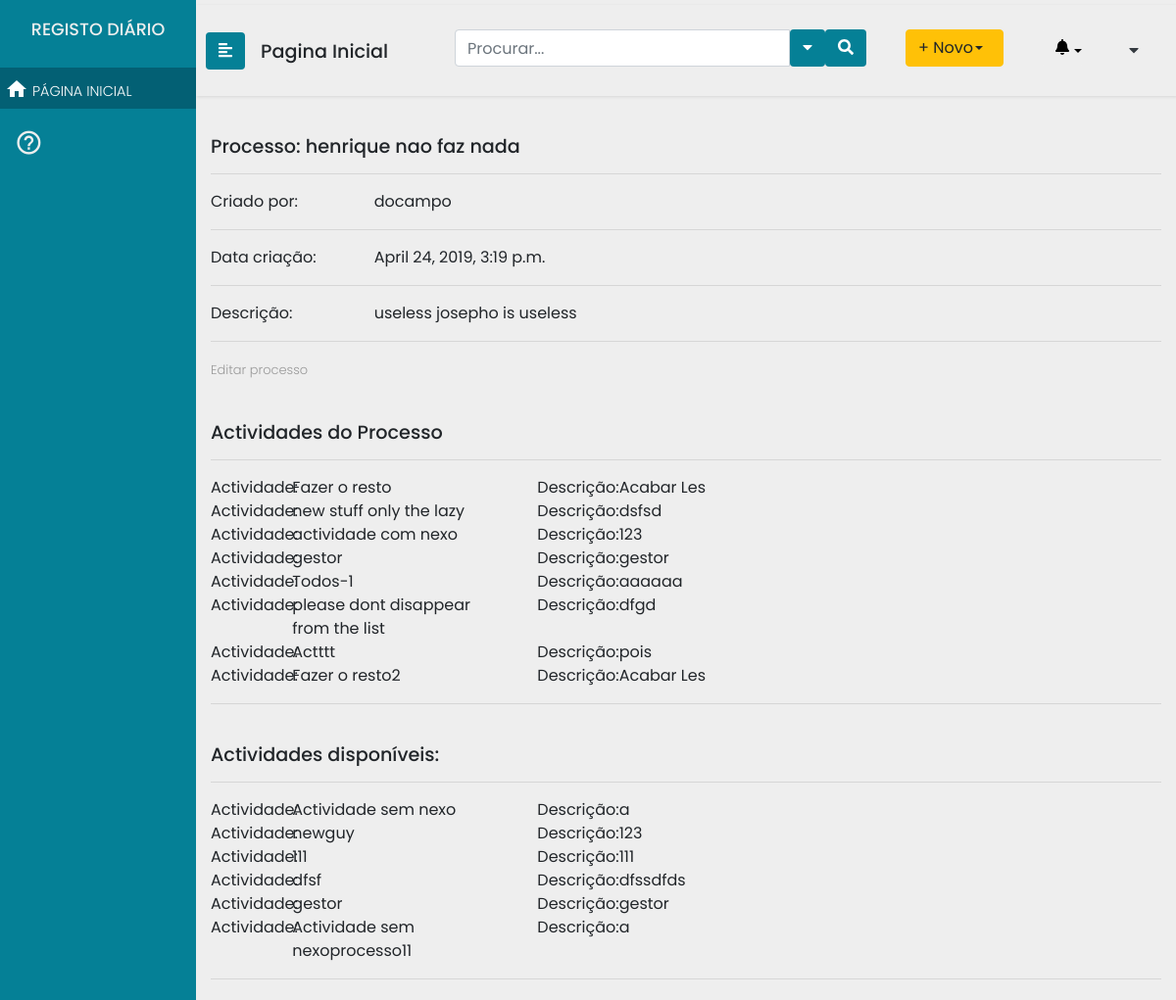
Page /processos/ProcessDetail/2 on the committed database.
### processes/models.py (models this page shows, shortened)
class Process(models.Model):
    process_name = models.CharField(max_length=200)
    user = models.ForeignKey(User, null=True, on_delete=models.SET_NULL)
    creation_date = models.DateTimeField("date created", default=django.utils.timezone.now())
    description = models.TextField(max_length=200)

class Activity(models.Model):
    activity_name = models.CharField(max_length=200)
    process = models.ManyToManyField(Process, blank=True)
    description = models.TextField(max_length=200)
    role = models.ManyToManyField('Role', blank=True)
    class Meta:
        verbose_name = ("Activity")
    def __str__(self):
        return self.activity_name

### Users/models.py (models this page shows)
class User(AbstractUser):
    id = models.AutoField(db_column='ID',primary_key=True)
    username = models.CharField(db_column='UserName',
                                max_length=255,
                                unique=True,
                                blank=True,
                                null=True)
    useremail = models.CharField(db_column='UserEmail',
                                 max_length=255,
                                 blank=True,
                                 null=True)
    password = models.CharField(db_column='Password',
                                max_length=255,
                                blank=True, null=True)
    organization = models.ForeignKey(Organization, null=True,blank=True, on_delete=models.SET_NULL)
    class Meta:
        managed = True
        db_table = 'User'
        permissions = (
            ("test_GProc", "Teste de permissao geral Gestor de Processos"),
            ("test_Analist", "Teste de permissao geral Analista"),
            ("test_Func", "Teste de permissao geral Funcionário"),
            ("test_Admin", "Teste de permissao geral Administrador"),)

### processes/views.py (the view)
# urls.py: path("processos/ProcessDetail/<int:pk>", views.ProcessDetail.as_view(), name="ProcessDetail"),
class ProcessDetail(DetailView):
	model = Process
	template_name = "processes/forms/process_detail.html"
	def get_context_data(self, **kwargs):
		context = super().get_context_data(**kwargs)
		proc_id = self.object.id
		context['pid'] = self.kwargs['pk']
		our_acts = Activity.objects.all().filter(process__id=proc_id)
		context['proc_acts'] = our_acts
		context['non_acts'] = Activity.objects.all().exclude(id__in=our_acts)
		context['all_acts'] = Activity.objects.all()
		return context

### templates/processes/forms/process_detail.html (shortened to what this page needs)
{% extends "processes/header2.html" %}
{% block content %}
{% include "processes/includes/sidenav.html" %}
<div class="container">
        <h3>Processo: {{object.process_name}} </h3>
        <hr>
            <div class="row">
                <div class="col-sm-2">Criado por: </div>
                <div class="col-sm-2"> {{object.user}}</div>
                </div>
                <hr>
         <div class="row">
                <div class="col-sm-2"> Data criação:</div>
                <div class="col-sm-3">{{object.creation_date}}</div>
            </div>
          <hr>
          <div class="row">
            <div class="col-sm-2"> Descrição:</div>
            <div class="col-sm-4">{{object.description}}</div>
        </div>
      <hr>
        <p><a href="/processos/ProcessUpdate/{{object.id}}"> Editar processo</a></p>
        <br>
        <h3>Actividades do Processo </h3>
        <hr>
        {% for act in proc_acts %}
        <div class="row">
        <div class="col-sm-1"> Actividade:</div>
        <div class="col-sm-3">{{act}}</div>
        <div class="col-sm-1"> Descrição:</div>
        <div class="col-sm-3">{{act.description}}</div>
        </div>
        {% endfor %}
        <hr>
        <br>
        <h3>Actividades disponíveis: </h3>
        <hr>
        {% for act in non_acts %}
        <div class="row">
        <div class="col-sm-1"> Actividade:</div>
        <div class="col-sm-3">{{act}}</div>
        <div class="col-sm-1"> Descrição:</div>
        <div class="col-sm-3">{{act.description}}</div>
        </div>
        {% endfor %}
        <hr>
        </div>
        {% endblock %}

### processes/static/processes/css/menu.css (style rules this page uses)
body { font-family: 'Poppins', sans-serif; background: #eee; }
h3 { font-family: 'Poppins', sans-serif; font-size: 1.2em; }
p,a { font-family: 'Poppins', sans-serif; font-size: 0.9em; font-weight: 300; line-height: 1.7em; color: #999; }
a,a:hover,a:focus { color: inherit; text-decoration: none; transition: all 0.3s; }

### rows in the picture
Process: process_name "henrique nao faz nada", user "docampo", creation_date "April 24, 2019, 3:19 p.m.", description "useless josepho is useless"
Activity: activity_name "Fazer o resto", description "Acabar Les"
Activity: activity_name "new stuff only the lazy", description "dsfsd"
Activity: activity_name "actividade com nexo", description "123"
Activity: activity_name "gestor", description "gestor"
Activity: activity_name "Todos-1", description "aaaaaa"
Activity: activity_name "please dont disappear from the list", description "dfgd"
Activity: activity_name "Actttt", description "pois"
Activity: activity_name "Fazer o resto2", description "Acabar Les"
Activity: activity_name "Actividade sem nexo", description "a"
Activity: activity_name "newguy", description "123"
Activity: activity_name "111", description "111"
Activity: activity_name "dfsf", description "dfssdfds"
Activity: activity_name "gestor", description "gestor"
Activity: activity_name "Actividade sem nexoprocesso11", description "a"
